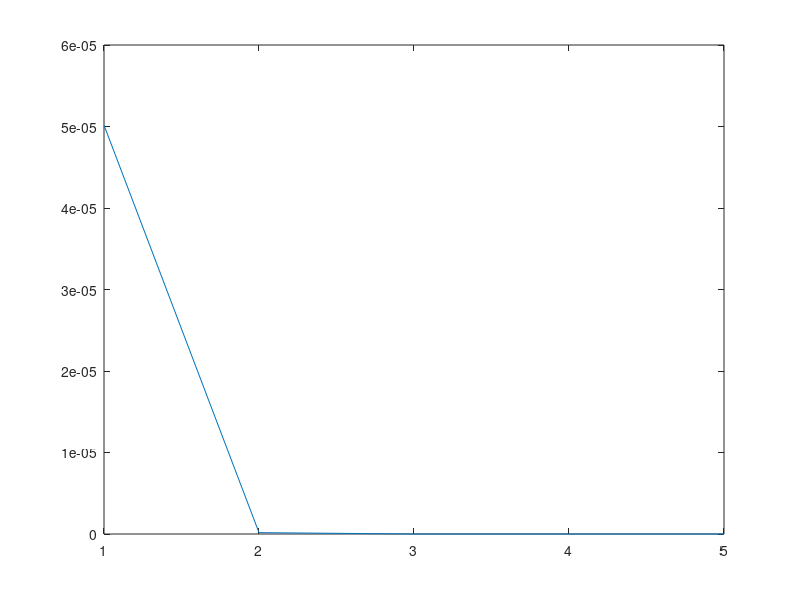

The MATLAB source for this figure:
% Maclaurin Series for exp(0.1)

n            =         5;
a            =         0.01;
vec          =         [1:n];
terms = a.^vec./ cumprod(vec);
expVal=1+cumsum(terms);
trueVal = exp(a);
err     = abs(trueVal - expVal);

plot(err);
hold on

